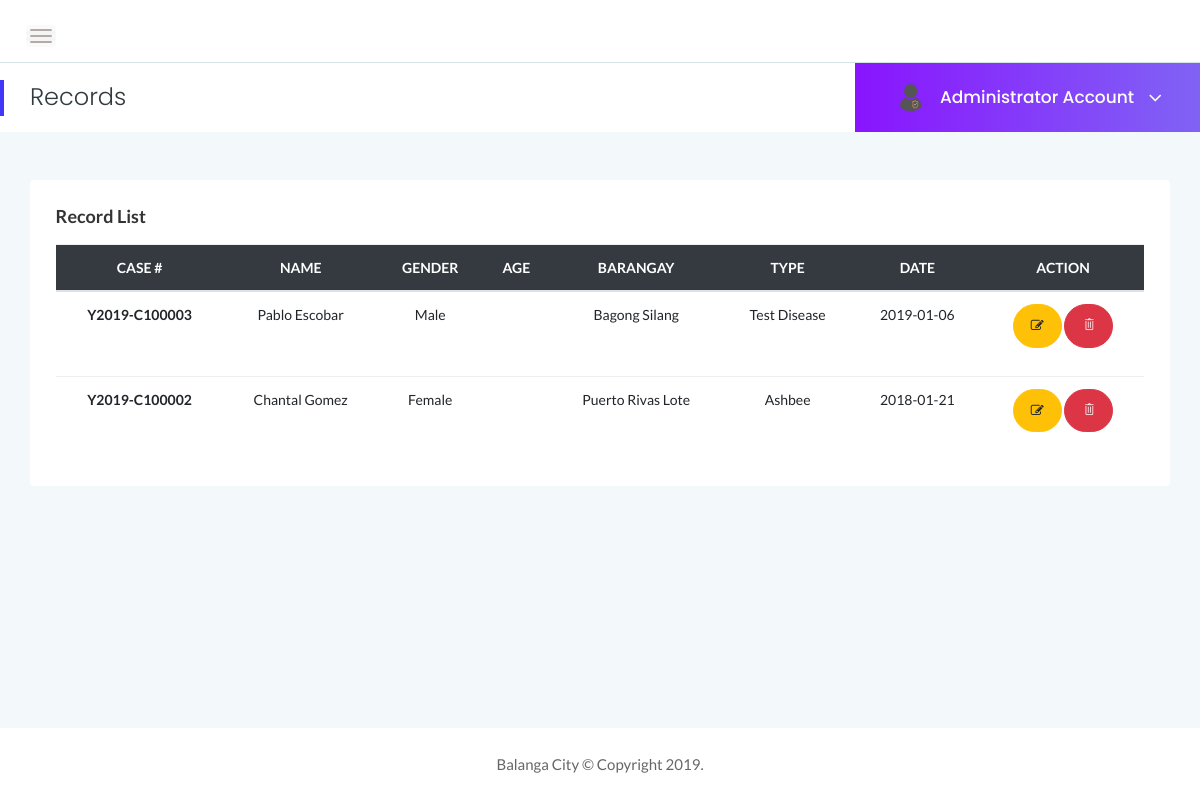
Page /admin/records.php (signed in) on the earlier database version.
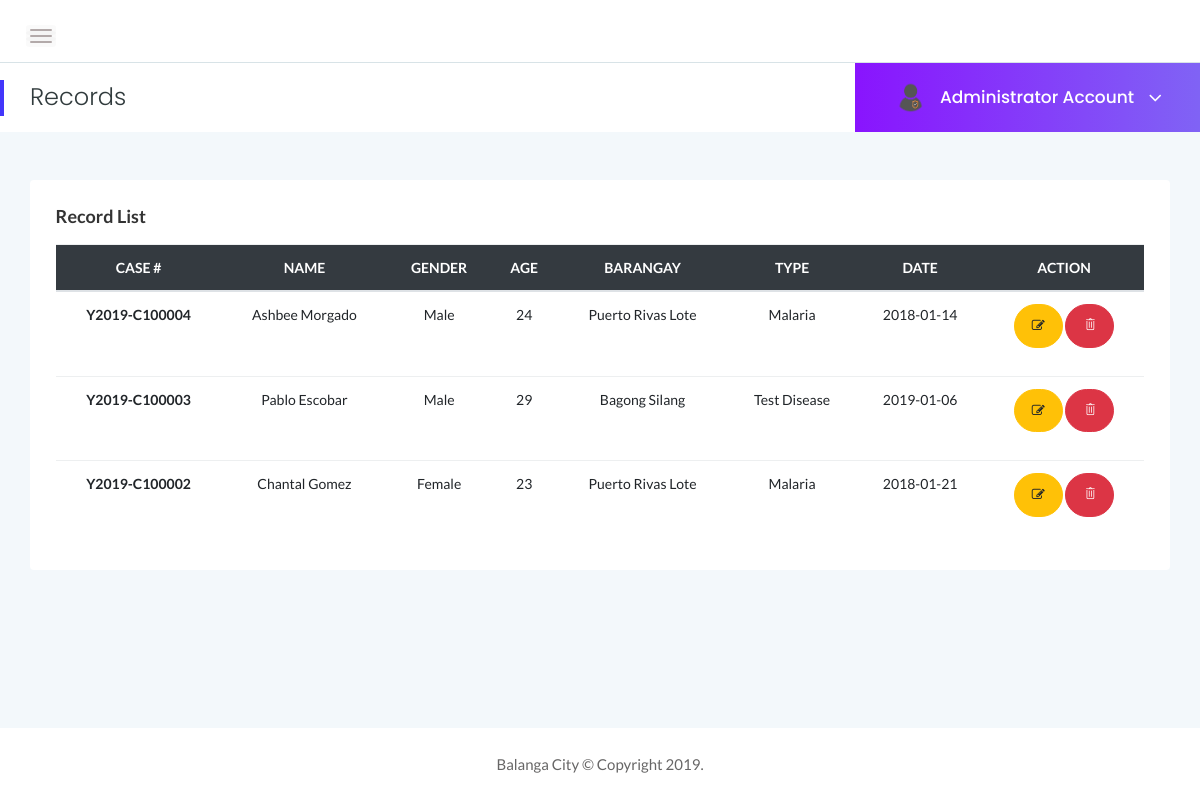
Same page on the later database version.
### tables this page shows
CREATE TABLE `records` (
  `id` int(10) unsigned NOT NULL AUTO_INCREMENT,
  `case_id` varbinary(255) NOT NULL,
  `firstname` varchar(255) NOT NULL,
  `middlename` varchar(255) NOT NULL,
  `lastname` varchar(255) NOT NULL,
  `gender` varchar(255) NOT NULL,
  `birthday` date DEFAULT NULL,
  `barangay_id` int(11) NOT NULL,
  `date_of_sickness` date NOT NULL,
  `created_at` datetime NOT NULL DEFAULT CURRENT_TIMESTAMP,
  `updated_at` datetime NOT NULL DEFAULT CURRENT_TIMESTAMP ON UPDATE CURRENT_TIMESTAMP,
  `created_by` int(11) NOT NULL,
  `disease_id` int(11) unsigned DEFAULT NULL,
  `isDeleted` tinyint(1) DEFAULT '0',
  PRIMARY KEY (`id`)
);

CREATE TABLE `barangays` (
  `id` int(15) DEFAULT NULL,
  `name` varchar(765) DEFAULT NULL,
  `created_at` timestamp NULL DEFAULT NULL,
  `updated_at` timestamp NULL DEFAULT NULL,
  `isDeleted` tinyint(1) DEFAULT NULL
);

CREATE TABLE `diseases` (
  `id` int(11) NOT NULL AUTO_INCREMENT,
  `name` varchar(255) DEFAULT NULL,
  `description` longtext,
  `date_created` datetime DEFAULT CURRENT_TIMESTAMP,
  `date_updated` datetime DEFAULT CURRENT_TIMESTAMP,
  `isDeleted` tinyint(1) DEFAULT '0',
  `isDeceased` tinyint(1) DEFAULT '0',
  PRIMARY KEY (`id`)
);

### functions.php (called while the page is built, shortened)
<?php
function getName(){
	if(isset($_SESSION['user'])){
		return $_SESSION['user']['firstname'].' '.$_SESSION['user']['lastname'];
	}
	return "DEMO TEST";
}
function getPatientRecords($isDeleted = false){
$conn = mysqli_connect("localhost","root","","outbreak");
$space = " ";
$sql = "SELECT r.id,case_id, CONCAT(firstname,'$space',lastname) AS full_name, gender, b.`name` as barangay_name,d.`name` as disease_name,r.`date_of_sickness`, TIMESTAMPDIFF(YEAR, BIRTHDAY, CURDATE()) AS age
FROM records r
LEFT JOIN barangays b
ON r.barangay_id = b.id
LEFT JOIN diseases d
ON r.`disease_id` = d.`id` where r.isDeleted = '$isDeleted' ORDER BY case_id DESC";
	return mysqli_fetch_all(mysqli_query($conn,$sql),MYSQLI_ASSOC);
}
?>

### admin/records.php (the view, shortened to what this page needs)
<!DOCTYPE html>
<html>
<head>
<?php
    include "../includes/head.php";
?>
</head>
<body>
    <div class="page-container">
        <div class="main-content">
            <div class="header-area">
                <div class="row align-items-center">
                    <div class="col-md-6 col-sm-8 clearfix">
                        <div class="nav-btn pull-left">
                            <span></span>
                            <span></span>
                            <span></span>
                        </div>
                    </div>
                </div>
            </div>
            <div class="page-title-area">
                <div class="row align-items-center">
                    <div class="col-sm-6">
                        <div class="breadcrumbs-area clearfix">
                            <h4 class="page-title pull-left">Records</h4>
                        </div>
                    </div>
                    <div class="col-sm-6 clearfix">
                        <div class="user-profile pull-right">
                            <img class="avatar user-thumb" src="../assets/images/author/avatar.png" alt="avatar">
                            <h4 class="user-name dropdown-toggle" data-toggle="dropdown"><?=getName()?> <i class="fa fa-angle-down"></i></h4>
                        </div>
                    </div>
                </div>
            </div>
            <div class="main-content-inner">
                <div class="col-lg-12 mt-5">
                        <div class="card">
                            <div class="card-body">
                                <h4 class="header-title">Record List</h4>
                                <div class="single-table">
                                    <div class="table-responsive">
                                        <table class="table text-center">
                                            <thead class="text-uppercase bg-dark">
                                                <tr class="text-white">
                                                    <th scope="col">CASE #</th>
                                                    <th scope="col">NAME</th>
                                                    <th scope="col">GENDER</th>
                                                    <th scope="col">AGE</th>
                                                    <th scope="col">BARANGAY</th>
                                                    <th scope="col">TYPE</th>
                                                    <th scope="col">DATE</th>
                                                    <th scope="col">ACTION</th>
                                                </tr>
                                            </thead>
                                            <tbody>
                                            <?php
                                              $records = getPatientRecords(false);
                                              foreach($records as $record){
                                            ?>
                                                <tr>
                                                    <th scope="row"><?=$record['case_id']?></th>
                                                    <td><?=ucfirst($record['full_name'])?></td>
                                                    <td><?=ucfirst($record['gender'])?></td>
                                                    <td><?=ucfirst($record['age'])?></td>
                                                    <td><?=ucfirst($record['barangay_name'])?></td>
                                                    <td><?=ucfirst($record['disease_name'])?></td>
                                                    <td><?=ucfirst($record['date_of_sickness'])?></td>
                                                    <td>
                                                        <button type=" button" id="<?=$record['id']?>" case_id = "<?=$record['case_id']?>" class="updateRecord btn btn-rounded btn-warning mb-3"><i class="fa fa-edit"></i></button>
                                                        <button type="button" id="<?=$record['id']?>" case_id = "<?=$record['case_id']?>" username="<?=$record['username']?>" class="deleteRecord btn btn-rounded btn-danger mb-3"><i class="ti-trash"></i></button>
                                                    </td>
                                                </tr>
                                            <?php
                                            }
                                            ?>
                                            </tbody>
                                        </table>
                                    </div>
                                </div>
                            </div>
                        </div>
                    </div>
            </div>
        </div>
<?php
    include "../includes/footer.php";
?>
    </div>
</body>
</html>

### includes/head.php (shortened to what this page needs)
<link rel="stylesheet" href="../assets/css/bootstrap.min.css">
<link rel="stylesheet" href="../assets/css/font-awesome.min.css">
<link rel="stylesheet" href="../assets/css/themify-icons.css">
<link rel="stylesheet" href="../assets/css/metisMenu.css">
<link rel="stylesheet" href="../assets/css/owl.carousel.min.css">
<link rel="stylesheet" href="../assets/css/slicknav.min.css">
<link rel="stylesheet" href="https://www.amcharts.com/lib/3/plugins/export/export.css" type="text/css" media="all" />
<link rel="stylesheet" href="../assets/css/typography.css">
<link rel="stylesheet" href="../assets/css/default-css.css">
<link rel="stylesheet" href="../assets/css/styles.css">
<link rel="stylesheet" href="../assets/css/responsive.css">

### includes/footer.php
<footer>
    <div class="footer-area">
        <p>Balanga City © Copyright 2019</a>.</p>
    </div>
</footer>

### assets/css/styles.css (style rules this page uses)
.page-container { width: 100%; height: 100%; min-height: 100vh; padding-left: 280px; -webkit-transition: padding-left 0.3s ease 0s; transition: padding-left 0.3s ease 0s; }
.card { border: none; border-radius: 4px; background-color: #fff; -webkit-transition: all 0.3s ease 0s; transition: all 0.3s ease 0s; }
.card-body { padding: 25.6px; padding: 1.6rem; }
.main-content { width: 100%; background: #F3F8FB; }
.main-content-inner { padding: 0 30px 50px; }
.header-area { padding: 15px 30px; background: #fff; border-bottom: 1px solid #d8e3e7; }
.nav-btn { margin-right: 30px; margin-top: 10px; cursor: pointer; }
.nav-btn span { display: block; width: 22px; height: 2px; background: #b3aaaa; margin: 4px 0; border-radius: 15px; -webkit-transition: all 0.3s ease 0s; transition: all 0.3s ease 0s; box-shadow: 0 0 0 4px rgba(99, 96, 96, 0.03); }
.page-title-area { padding: 0 30px; background: #fff; position: relative; }
.page-title-area:before { content: ''; position: absolute; left: 0; top: 50%; width: 4px; height: 36px; background: var(--primary-color); -webkit-transform: translateY(-50%); transform: translateY(-50%); }
.page-title { font-size: 24px; font-weight: 300; color: #313b3d; letter-spacing: 0; margin-right: 30px; }
.user-profile { margin-right: -30px; display: -webkit-box; display: -ms-flexbox; display: flex; -webkit-box-align: center; -ms-flex-align: center; align-items: center; -ms-flex-wrap: wrap; flex-wrap: wrap; background: -webkit-linear-gradient(left, #8914fe 0%, #8063f5 100%); background: linear-gradient(to right, #8914fe 0%, #8063f5 100%); padding: 17px 38px; position: relative; }
.user-profile img.avatar { height: 35px; width: 35px; border-radius: 50%; margin-right: 12px; }
.user-name { font-size: 17px; font-weight: 500; color: #fff; letter-spacing: 0; cursor: pointer; -webkit-user-select: none; -moz-user-select: none; -ms-user-select: none; user-select: none; }
.user-name i { margin-left: 10px; font-size: 21px; vertical-align: middle; position: relative; }
.notification-area .dropdown-toggle, .user-name.dropdown-toggle { position: relative; }
.notification-area .dropdown-toggle:after, .user-name.dropdown-toggle:after { display: none; }
.header-title { font-family: 'Lato', sans-serif; font-size: 18px; font-weight: 600; letter-spacing: 0; color: #333; text-transform: capitalize; margin-bottom: 17px; }
.footer-area { text-align: center; padding: 23px 0 19px; background: #fff; }
.footer-area p { color: #676666; margin-bottom: 0; }
.btn { padding: 11px 17px; font-size: 13px; letter-spacing: 0; }
.btn-rounded { border-radius: 50px; }
.single-table .table { margin-bottom: 0; }
table tr th { border-bottom: none; }
table tr th, table tr td { border-top: 1px solid rgba(120, 130, 140, 0.13) !important; }
table tr td [class^="ti-"] { cursor: pointer; }

### assets/css/responsive.css (style rules this page uses)
@media (min-width: 1200px) and (max-width: 1364px) { .main-content-inner { padding: 0 15px 50px; } }
@media (min-width: 1200px) and (max-width: 1364px) { .page-container, .sbar_collapsed.page-container { padding-left: 0; } }

Differences in the rows shown:
added records: case "Y2019-C100004", full_name "Ashbee Morgado", gender "Male", age "24", barangay.name "Puerto Rivas Lote", disease.name "Malaria", date_of_sickness "2018-01-14"
changed records "Bagong Silang": age (not shown) → "29"
changed records "Female": age (not shown) → "23"; disease.name "Ashbee" → "Malaria"
